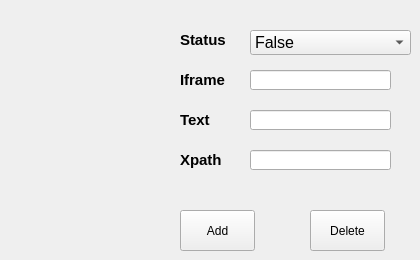
      <widget class="QWidget" name="tab_11">
       <attribute name="title">
        <string>Flag</string>
       </attribute>
       <widget class="QLabel" name="label_40">
        <property name="geometry">
         <rect>
          <x>180</x>
          <y>110</y>
          <width>91</width>
          <height>20</height>
         </rect>
        </property>
        <property name="font">
         <font>
          <pointsize>11</pointsize>
          <weight>75</weight>
          <bold>true</bold>
         </font>
        </property>
        <property name="text">
         <string>Text</string>
        </property>
       </widget>
       <widget class="QLineEdit" name="lineEdit14">
        <property name="geometry">
         <rect>
          <x>250</x>
          <y>110</y>
          <width>141</width>
          <height>20</height>
         </rect>
        </property>
        <property name="text">
         <string/>
        </property>
       </widget>
       <widget class="QPushButton" name="pushButton23">
        <property name="geometry">
         <rect>
          <x>180</x>
          <y>210</y>
          <width>75</width>
          <height>41</height>
         </rect>
        </property>
        <property name="text">
         <string>Add</string>
        </property>
       </widget>
       <widget class="QLabel" name="label_43">
        <property name="geometry">
         <rect>
          <x>180</x>
          <y>150</y>
          <width>91</width>
          <height>20</height>
         </rect>
        </property>
        <property name="font">
         <font>
          <pointsize>11</pointsize>
          <weight>75</weight>
          <bold>true</bold>
         </font>
        </property>
        <property name="text">
         <string>Xpath</string>
        </property>
       </widget>
       <widget class="QLineEdit" name="lineEdit15">
        <property name="geometry">
         <rect>
          <x>250</x>
          <y>150</y>
          <width>141</width>
          <height>20</height>
         </rect>
        </property>
        <property name="text">
         <string/>
        </property>
       </widget>
       <widget class="QPushButton" name="pushButton24">
        <property name="geometry">
         <rect>
          <x>310</x>
          <y>210</y>
          <width>75</width>
          <height>41</height>
         </rect>
        </property>
        <property name="text">
         <string>Delete</string>
        </property>
       </widget>
       <widget class="QLabel" name="label_44">
        <property name="geometry">
         <rect>
          <x>180</x>
          <y>30</y>
          <width>91</width>
          <height>20</height>
         </rect>
        </property>
        <property name="font">
         <font>
          <pointsize>11</pointsize>
          <weight>75</weight>
          <bold>true</bold>
         </font>
        </property>
        <property name="text">
         <string>Status</string>
        </property>
       </widget>
       <widget class="QComboBox" name="comboBox22">
        <property name="geometry">
         <rect>
          <x>250</x>
          <y>30</y>
          <width>161</width>
          <height>25</height>
         </rect>
        </property>
        <property name="font">
         <font>
          <pointsize>12</pointsize>
         </font>
        </property>
        <item>
         <property name="text">
          <string>False</string>
         </property>
        </item>
        <item>
         <property name="text">
          <string>Success</string>
         </property>
        </item>
        <item>
         <property name="text">
          <string>Fail</string>
         </property>
        </item>
       </widget>
       <widget class="QLineEdit" name="lineEdit28">
        <property name="geometry">
         <rect>
          <x>250</x>
          <y>70</y>
          <width>141</width>
          <height>20</height>
         </rect>
        </property>
        <property name="text">
         <string/>
        </property>
       </widget>
       <widget class="QLabel" name="label_51">
        <property name="geometry">
         <rect>
          <x>180</x>
          <y>70</y>
          <width>91</width>
          <height>20</height>
         </rect>
        </property>
        <property name="font">
         <font>
          <pointsize>11</pointsize>
          <weight>75</weight>
          <bold>true</bold>
         </font>
        </property>
        <property name="text">
         <string>Iframe</string>
        </property>
       </widget>
      </widget>
